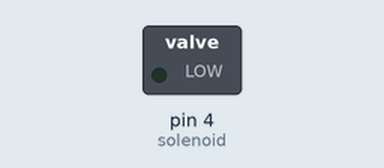
This sketch was run on a simulated Arduino Uno, built with avr-gcc and run on an emulated ATmega328P. Shown: switched loads named in the sketch (green lamp = pin HIGH). Dashed ring = blinking.

Above: at 0.6 s.
Timing chart, 0 to 3.0 s (numbered marks = the images above):
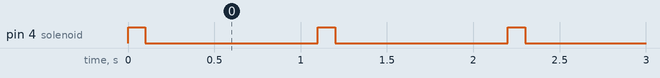

Measured:
- by itself, pin 4 (solenoid): alternates HIGH for 0.10 s and LOW for 1.0 s

The sketch:

linearSolenoidTest.ino
```cpp
int solenoid = 4;

void setup() {
  // initialize digital pin 13 as an output.
  pinMode(solenoid, OUTPUT);
}

// the loop function runs over and over again forever
void loop() {
  digitalWrite(solenoid, HIGH);   // turn the LED on (HIGH is the voltage level)
  delay(100);              // wait for a second
  digitalWrite(solenoid, LOW);    // turn the LED off by making the voltage LOW
  delay(1000);              // wait for a second
}
```
